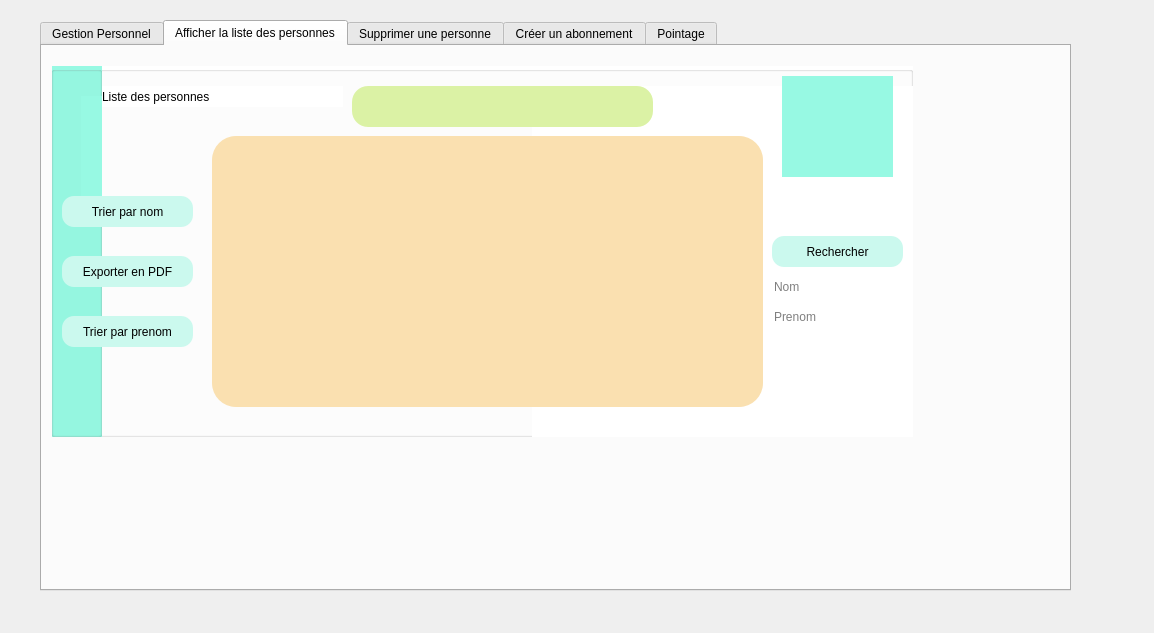
<?xml version="1.0" encoding="UTF-8"?>
<ui version="4.0">
 <class>Personnel</class>
 <widget class="QDialog" name="Personnel">
  <property name="geometry">
   <rect>
    <x>0</x>
    <y>0</y>
    <width>1154</width>
    <height>633</height>
   </rect>
  </property>
  <property name="windowTitle">
   <string>Dialog</string>
  </property>
  <widget class="QTabWidget" name="Gestion_client">
   <property name="geometry">
    <rect>
     <x>40</x>
     <y>20</y>
     <width>1031</width>
     <height>571</height>
    </rect>
   </property>
   <property name="styleSheet">
    <string notr="true"/>
   </property>
   <property name="currentIndex">
    <number>1</number>
   </property>
   <widget class="QWidget" name="gestion_personnel">
    <attribute name="title">
     <string>Gestion Personnel</string>
    </attribute>
    <widget class="QGroupBox" name="groupBox_2">
     <property name="geometry">
      <rect>
       <x>40</x>
       <y>20</y>
       <width>801</width>
       <height>371</height>
      </rect>
     </property>
     <property name="styleSheet">
      <string notr="true">background-color: rgb(255, 255, 255);</string>
     </property>
     <property name="title">
      <string/>
     </property>
     <widget class="QLabel" name="label_11">
      <property name="geometry">
       <rect>
        <x>320</x>
        <y>0</y>
        <width>521</width>
        <height>401</height>
       </rect>
      </property>
      <property name="text">
       <string/>
      </property>
      <property name="pixmap">
       <pixmap>../../../../../ISMAEL/Downloads/app (1)/qt/1x/Fichier 5.png</pixmap>
      </property>
      <property name="scaledContents">
       <bool>true</bool>
      </property>
     </widget>
     <widget class="QGroupBox" name="groupBox_3">
      <property name="geometry">
       <rect>
        <x>170</x>
        <y>50</y>
        <width>331</width>
        <height>311</height>
       </rect>
      </property>
      <property name="styleSheet">
       <string notr="true">background-color: rgb(250, 224, 176);
border-radius:24px;</string>
      </property>
      <property name="title">
       <string/>
      </property>
      <widget class="QLabel" name="label_12">
       <property name="geometry">
        <rect>
         <x>120</x>
         <y>10</y>
         <width>91</width>
         <height>81</height>
        </rect>
       </property>
       <property name="text">
        <string/>
       </property>
       <property name="pixmap">
        <pixmap>../../../../../ISMAEL/Downloads/Downloads/client.png</pixmap>
       </property>
       <property name="scaledContents">
        <bool>true</bool>
       </property>
      </widget>
      <widget class="QLineEdit" name="id_personnel">
       <property name="geometry">
        <rect>
         <x>20</x>
         <y>130</y>
         <width>141</width>
         <height>21</height>
        </rect>
       </property>
       <property name="styleSheet">
        <string notr="true">background-color: rgb(255, 255, 255);
border-radius:10px;</string>
       </property>
       <property name="placeholderText">
        <string>ID</string>
       </property>
      </widget>
      <widget class="QPushButton" name="pb_ajouter">
       <property name="geometry">
        <rect>
         <x>120</x>
         <y>262</y>
         <width>91</width>
         <height>31</height>
        </rect>
       </property>
       <property name="styleSheet">
        <string notr="true">QPushButton{
background-color: rgb(203, 249, 238);
border-radius:12px;
font: 12pt &quot;Book Antiqua&quot;;
}
QPushButton:hover{
	background-color: rgb(71, 255, 243);
}</string>
       </property>
       <property name="text">
        <string>Ajouter</string>
       </property>
      </widget>
      <widget class="QLineEdit" name="le_nom">
       <property name="geometry">
        <rect>
         <x>170</x>
         <y>130</y>
         <width>141</width>
         <height>21</height>
        </rect>
       </property>
       <property name="styleSheet">
        <string notr="true">background-color: rgb(255, 255, 255);
border-radius:10px;</string>
       </property>
       <property name="placeholderText">
        <string>Nom</string>
       </property>
      </widget>
      <widget class="QLineEdit" name="le_num_tel">
       <property name="geometry">
        <rect>
         <x>170</x>
         <y>170</y>
         <width>141</width>
         <height>21</height>
        </rect>
       </property>
       <property name="styleSheet">
        <string notr="true">background-color: rgb(255, 255, 255);
border-radius:10px;</string>
       </property>
       <property name="placeholderText">
        <string>Num Tél</string>
       </property>
      </widget>
      <widget class="QLineEdit" name="le_prenom">
       <property name="geometry">
        <rect>
         <x>20</x>
         <y>170</y>
         <width>141</width>
         <height>21</height>
        </rect>
       </property>
       <property name="styleSheet">
        <string notr="true">background-color: rgb(255, 255, 255);
border-radius:10px;</string>
       </property>
       <property name="placeholderText">
        <string>Prenom</string>
       </property>
      </widget>
      <widget class="QLineEdit" name="le_email">
       <property name="geometry">
        <rect>
         <x>20</x>
         <y>220</y>
         <width>141</width>
         <height>21</height>
        </rect>
       </property>
       <property name="styleSheet">
        <string notr="true">background-color: rgb(255, 255, 255);
border-radius:10px;</string>
       </property>
       <property name="placeholderText">
        <string>email</string>
       </property>
      </widget>
      <widget class="QComboBox" name="le_sexe">
       <property name="geometry">
        <rect>
         <x>180</x>
         <y>222</y>
         <width>121</width>
         <height>20</height>
        </rect>
       </property>
       <item>
        <property name="text">
         <string>fille</string>
        </property>
       </item>
       <item>
        <property name="text">
         <string>garcon</string>
        </property>
       </item>
       <item>
        <property name="text">
         <string/>
        </property>
       </item>
      </widget>
     </widget>
     <widget class="QLabel" name="label_13">
      <property name="geometry">
       <rect>
        <x>680</x>
        <y>10</y>
        <width>111</width>
        <height>101</height>
       </rect>
      </property>
      <property name="styleSheet">
       <string notr="true">
background-color: rgb(151, 249, 227);</string>
      </property>
      <property name="text">
       <string/>
      </property>
      <property name="pixmap">
       <pixmap>../../../../../ISMAEL/Downloads/Downloads/311049087_853191362701555_96167479992419810_n.png</pixmap>
      </property>
      <property name="scaledContents">
       <bool>true</bool>
      </property>
     </widget>
     <widget class="QGroupBox" name="groupBox_4">
      <property name="geometry">
       <rect>
        <x>-1</x>
        <y>0</y>
        <width>51</width>
        <height>371</height>
       </rect>
      </property>
      <property name="styleSheet">
       <string notr="true">background-color: rgb(151, 249, 227);</string>
      </property>
      <property name="title">
       <string/>
      </property>
     </widget>
     <widget class="QLabel" name="qrcodecommande">
      <property name="enabled">
       <bool>true</bool>
      </property>
      <property name="geometry">
       <rect>
        <x>550</x>
        <y>90</y>
        <width>200</width>
        <height>200</height>
       </rect>
      </property>
      <property name="sizePolicy">
       <sizepolicy hsizetype="Fixed" vsizetype="Fixed">
        <horstretch>0</horstretch>
        <verstretch>0</verstretch>
       </sizepolicy>
      </property>
      <property name="minimumSize">
       <size>
        <width>200</width>
        <height>200</height>
       </size>
      </property>
      <property name="maximumSize">
       <size>
        <width>200</width>
        <height>200</height>
       </size>
      </property>
      <property name="text">
       <string/>
      </property>
     </widget>
     <widget class="QPushButton" name="qrcodegen">
      <property name="geometry">
       <rect>
        <x>620</x>
        <y>300</y>
        <width>91</width>
        <height>31</height>
       </rect>
      </property>
      <property name="styleSheet">
       <string notr="true">QPushButton{
background-color: rgb(203, 249, 238);
border-radius:12px;
font: 12pt &quot;Book Antiqua&quot;;
}
QPushButton:hover{
	background-color: rgb(71, 255, 243);
}</string>
      </property>
      <property name="text">
       <string>Qr Code</string>
      </property>
     </widget>
    </widget>
   </widget>
   <widget class="QWidget" name="tab_5">
    <attribute name="title">
     <string>Afficher la liste des personnes</string>
    </attribute>
    <widget class="QGroupBox" name="groupBox_7">
     <property name="geometry">
      <rect>
       <x>10</x>
       <y>20</y>
       <width>861</width>
       <height>371</height>
      </rect>
     </property>
     <property name="styleSheet">
      <string notr="true">background-color: rgb(255, 255, 255);</string>
     </property>
     <property name="title">
      <string/>
     </property>
     <widget class="QLabel" name="label_15">
      <property name="geometry">
       <rect>
        <x>480</x>
        <y>20</y>
        <width>401</width>
        <height>371</height>
       </rect>
      </property>
      <property name="text">
       <string/>
      </property>
      <property name="pixmap">
       <pixmap>../../../../../ISMAEL/Downloads/app (1)/qt/1x/Fichier 5.png</pixmap>
      </property>
      <property name="scaledContents">
       <bool>true</bool>
      </property>
     </widget>
     <widget class="QGroupBox" name="groupBox_17">
      <property name="geometry">
       <rect>
        <x>160</x>
        <y>70</y>
        <width>551</width>
        <height>271</height>
       </rect>
      </property>
      <property name="styleSheet">
       <string notr="true">background-color: rgb(250, 224, 176);
border-radius:24px;</string>
      </property>
      <property name="title">
       <string/>
      </property>
      <widget class="QTableView" name="table_personnel">
       <property name="geometry">
        <rect>
         <x>15</x>
         <y>20</y>
         <width>521</width>
         <height>231</height>
        </rect>
       </property>
      </widget>
     </widget>
     <widget class="QLabel" name="label_16">
      <property name="geometry">
       <rect>
        <x>730</x>
        <y>10</y>
        <width>111</width>
        <height>101</height>
       </rect>
      </property>
      <property name="styleSheet">
       <string notr="true">
background-color: rgb(151, 249, 227);</string>
      </property>
      <property name="text">
       <string/>
      </property>
      <property name="pixmap">
       <pixmap>../../../../../ISMAEL/Downloads/Downloads/311049087_853191362701555_96167479992419810_n.png</pixmap>
      </property>
      <property name="scaledContents">
       <bool>true</bool>
      </property>
     </widget>
     <widget class="QGroupBox" name="groupBox_18">
      <property name="geometry">
       <rect>
        <x>-1</x>
        <y>0</y>
        <width>51</width>
        <height>371</height>
       </rect>
      </property>
      <property name="styleSheet">
       <string notr="true">background-color: rgb(151, 249, 227);</string>
      </property>
      <property name="title">
       <string/>
      </property>
      <widget class="QLabel" name="label_36">
       <property name="geometry">
        <rect>
         <x>30</x>
         <y>30</y>
         <width>111</width>
         <height>101</height>
        </rect>
       </property>
       <property name="styleSheet">
        <string notr="true">
background-color: rgb(151, 249, 227);</string>
       </property>
       <property name="text">
        <string/>
       </property>
       <property name="pixmap">
        <pixmap>../../../../../ISMAEL/Downloads/Downloads/311049087_853191362701555_96167479992419810_n.png</pixmap>
       </property>
       <property name="scaledContents">
        <bool>true</bool>
       </property>
      </widget>
     </widget>
     <widget class="QLabel" name="label_17">
      <property name="geometry">
       <rect>
        <x>50</x>
        <y>20</y>
        <width>241</width>
        <height>21</height>
       </rect>
      </property>
      <property name="styleSheet">
       <string notr="true">font: 20pt &quot;Book Antiqua&quot;;</string>
      </property>
      <property name="text">
       <string>Liste des personnes</string>
      </property>
     </widget>
     <widget class="QLineEdit" name="lineEdit_rech">
      <property name="geometry">
       <rect>
        <x>300</x>
        <y>20</y>
        <width>301</width>
        <height>41</height>
       </rect>
      </property>
      <property name="styleSheet">
       <string notr="true">QLineEdit{
border-radius:16px;
background-color: rgb(219, 242, 165);
}

QLineEdit:hover{
	background-color: rgb(222, 242, 121);
}</string>
      </property>
     </widget>
     <widget class="QLabel" name="label_22">
      <property name="geometry">
       <rect>
        <x>550</x>
        <y>30</y>
        <width>21</width>
        <height>21</height>
       </rect>
      </property>
      <property name="styleSheet">
       <string notr="true">background-color: rgb(219, 242, 165);</string>
      </property>
      <property name="text">
       <string/>
      </property>
      <property name="pixmap">
       <pixmap>../../../../../ISMAEL/Downloads/Downloads/chercher.png</pixmap>
      </property>
      <property name="scaledContents">
       <bool>true</bool>
      </property>
     </widget>
     <widget class="QPushButton" name="pb_tri_nom">
      <property name="geometry">
       <rect>
        <x>10</x>
        <y>130</y>
        <width>131</width>
        <height>31</height>
       </rect>
      </property>
      <property name="styleSheet">
       <string notr="true">QPushButton{
background-color: rgb(203, 249, 238);
border-radius:12px;
font: 12pt &quot;Book Antiqua&quot;;
}
</string>
      </property>
      <property name="text">
       <string>Trier par nom</string>
      </property>
     </widget>
     <widget class="QPushButton" name="pb_pdf">
      <property name="geometry">
       <rect>
        <x>10</x>
        <y>190</y>
        <width>131</width>
        <height>31</height>
       </rect>
      </property>
      <property name="styleSheet">
       <string notr="true">QPushButton{
background-color: rgb(203, 249, 238);
border-radius:12px;
font: 12pt &quot;Book Antiqua&quot;;
}
</string>
      </property>
      <property name="text">
       <string>Exporter en PDF</string>
      </property>
     </widget>
     <widget class="QPushButton" name="pb_tri_prenom">
      <property name="geometry">
       <rect>
        <x>10</x>
        <y>250</y>
        <width>131</width>
        <height>31</height>
       </rect>
      </property>
      <property name="styleSheet">
       <string notr="true">QPushButton{
background-color: rgb(203, 249, 238);
border-radius:12px;
font: 12pt &quot;Book Antiqua&quot;;
}
</string>
      </property>
      <property name="text">
       <string>Trier par prenom</string>
      </property>
     </widget>
     <widget class="QLineEdit" name="Search_Nom">
      <property name="geometry">
       <rect>
        <x>720</x>
        <y>210</y>
        <width>141</width>
        <height>21</height>
       </rect>
      </property>
      <property name="styleSheet">
       <string notr="true">background-color: rgb(255, 255, 255);
border-radius:10px;</string>
      </property>
      <property name="placeholderText">
       <string>Nom</string>
      </property>
     </widget>
     <widget class="QPushButton" name="pb_tri_nom_2">
      <property name="geometry">
       <rect>
        <x>720</x>
        <y>170</y>
        <width>131</width>
        <height>31</height>
       </rect>
      </property>
      <property name="styleSheet">
       <string notr="true">QPushButton{
background-color: rgb(203, 249, 238);
border-radius:12px;
font: 12pt &quot;Book Antiqua&quot;;
}
</string>
      </property>
      <property name="text">
       <string>Rechercher</string>
      </property>
     </widget>
     <widget class="QLineEdit" name="Search_Prenom">
      <property name="geometry">
       <rect>
        <x>720</x>
        <y>240</y>
        <width>141</width>
        <height>21</height>
       </rect>
      </property>
      <property name="styleSheet">
       <string notr="true">background-color: rgb(255, 255, 255);
border-radius:10px;</string>
      </property>
      <property name="placeholderText">
       <string>Prenom</string>
      </property>
     </widget>
     <zorder>label_15</zorder>
     <zorder>label_16</zorder>
     <zorder>label_17</zorder>
     <zorder>groupBox_18</zorder>
     <zorder>groupBox_17</zorder>
     <zorder>lineEdit_rech</zorder>
     <zorder>label_22</zorder>
     <zorder>pb_tri_nom</zorder>
     <zorder>pb_pdf</zorder>
     <zorder>pb_tri_prenom</zorder>
     <zorder>Search_Nom</zorder>
     <zorder>pb_tri_nom_2</zorder>
     <zorder>Search_Prenom</zorder>
    </widget>
   </widget>
   <widget class="QWidget" name="tab_6">
    <attribute name="title">
     <string>Supprimer une personne</string>
    </attribute>
    <widget class="QGroupBox" name="groupBox_5">
     <property name="geometry">
      <rect>
       <x>40</x>
       <y>20</y>
       <width>801</width>
       <height>371</height>
      </rect>
     </property>
     <property name="styleSheet">
      <string notr="true">background-color: rgb(255, 255, 255);</string>
     </property>
     <property name="title">
      <string/>
     </property>
     <widget class="QLabel" name="label_19">
      <property name="geometry">
       <rect>
        <x>320</x>
        <y>0</y>
        <width>481</width>
        <height>371</height>
       </rect>
      </property>
      <property name="text">
       <string/>
      </property>
      <property name="pixmap">
       <pixmap>../../../../../ISMAEL/Downloads/app (1)/qt/1x/Fichier 5.png</pixmap>
      </property>
      <property name="scaledContents">
       <bool>true</bool>
      </property>
     </widget>
     <widget class="QGroupBox" name="groupBox_6">
      <property name="geometry">
       <rect>
        <x>230</x>
        <y>20</y>
        <width>331</width>
        <height>311</height>
       </rect>
      </property>
      <property name="styleSheet">
       <string notr="true">background-color: rgb(250, 224, 176);
border-radius:24px;</string>
      </property>
      <property name="title">
       <string/>
      </property>
      <widget class="QLineEdit" name="le_id">
       <property name="geometry">
        <rect>
         <x>70</x>
         <y>140</y>
         <width>181</width>
         <height>41</height>
        </rect>
       </property>
       <property name="styleSheet">
        <string notr="true">background-color: rgb(255, 255, 255);
border-radius:10px;</string>
       </property>
       <property name="placeholderText">
        <string>ID</string>
       </property>
      </widget>
      <widget class="QPushButton" name="pb_supp">
       <property name="geometry">
        <rect>
         <x>110</x>
         <y>220</y>
         <width>101</width>
         <height>31</height>
        </rect>
       </property>
       <property name="styleSheet">
        <string notr="true">background-color: rgb(203, 249, 238);
border-radius:12px;
font: 12pt &quot;Book Antiqua&quot;;</string>
       </property>
       <property name="text">
        <string>Supprimer</string>
       </property>
      </widget>
      <widget class="QLabel" name="label_20">
       <property name="geometry">
        <rect>
         <x>120</x>
         <y>10</y>
         <width>81</width>
         <height>81</height>
        </rect>
       </property>
       <property name="text">
        <string/>
       </property>
       <property name="pixmap">
        <pixmap>../../../../../ISMAEL/Downloads/Downloads/supprimer-lutilisateur (1).png</pixmap>
       </property>
       <property name="scaledContents">
        <bool>true</bool>
       </property>
      </widget>
     </widget>
     <widget class="QLabel" name="label_21">
      <property name="geometry">
       <rect>
        <x>680</x>
        <y>10</y>
        <width>111</width>
        <height>101</height>
       </rect>
      </property>
      <property name="styleSheet">
       <string notr="true">
background-color: rgb(151, 249, 227);</string>
      </property>
      <property name="text">
       <string/>
      </property>
      <property name="pixmap">
       <pixmap>../../../../../ISMAEL/Downloads/Downloads/311049087_853191362701555_96167479992419810_n.png</pixmap>
      </property>
      <property name="scaledContents">
       <bool>true</bool>
      </property>
     </widget>
     <widget class="QGroupBox" name="groupBox_8">
      <property name="geometry">
       <rect>
        <x>-1</x>
        <y>0</y>
        <width>51</width>
        <height>371</height>
       </rect>
      </property>
      <property name="styleSheet">
       <string notr="true">background-color: rgb(151, 249, 227);</string>
      </property>
      <property name="title">
       <string/>
      </property>
     </widget>
    </widget>
   </widget>
   <widget class="QWidget" name="tab_8">
    <attribute name="title">
     <string>Créer un abonnement</string>
    </attribute>
    <widget class="QGroupBox" name="groupBox_12">
     <property name="geometry">
      <rect>
       <x>40</x>
       <y>20</y>
       <width>801</width>
       <height>371</height>
      </rect>
     </property>
     <property name="styleSheet">
      <string notr="true">background-color: rgb(255, 255, 255);</string>
     </property>
     <property name="title">
      <string/>
     </property>
     <widget class="QLabel" name="label_26">
      <property name="geometry">
       <rect>
        <x>320</x>
        <y>0</y>
        <width>481</width>
        <height>371</height>
       </rect>
      </property>
      <property name="text">
       <string/>
      </property>
      <property name="pixmap">
       <pixmap>../../../../../ISMAEL/Downloads/app (1)/qt/1x/Fichier 5.png</pixmap>
      </property>
      <property name="scaledContents">
       <bool>true</bool>
      </property>
     </widget>
     <widget class="QLabel" name="label_31">
      <property name="geometry">
       <rect>
        <x>680</x>
        <y>10</y>
        <width>111</width>
        <height>101</height>
       </rect>
      </property>
      <property name="styleSheet">
       <string notr="true">
background-color: rgb(151, 249, 227);</string>
      </property>
      <property name="text">
       <string/>
      </property>
      <property name="pixmap">
       <pixmap>../../../../../ISMAEL/Downloads/Downloads/311049087_853191362701555_96167479992419810_n.png</pixmap>
      </property>
      <property name="scaledContents">
       <bool>true</bool>
      </property>
     </widget>
     <widget class="QGroupBox" name="groupBox_14">
      <property name="geometry">
       <rect>
        <x>-1</x>
        <y>0</y>
        <width>51</width>
        <height>371</height>
       </rect>
      </property>
      <property name="styleSheet">
       <string notr="true">background-color: rgb(151, 249, 227);</string>
      </property>
      <property name="title">
       <string/>
      </property>
     </widget>
     <widget class="QScrollArea" name="scrollArea">
      <property name="geometry">
       <rect>
        <x>270</x>
        <y>110</y>
        <width>271</width>
        <height>191</height>
       </rect>
      </property>
      <property name="widgetResizable">
       <bool>true</bool>
      </property>
      <widget class="QWidget" name="scrollAreaWidgetContents_2">
       <property name="geometry">
        <rect>
         <x>0</x>
         <y>0</y>
         <width>269</width>
         <height>189</height>
        </rect>
       </property>
      </widget>
     </widget>
     <widget class="QPushButton" name="opcionesPushButton">
      <property name="geometry">
       <rect>
        <x>260</x>
        <y>70</y>
        <width>281</width>
        <height>28</height>
       </rect>
      </property>
      <property name="text">
       <string>Options</string>
      </property>
     </widget>
    </widget>
   </widget>
   <widget class="QWidget" name="tab_4">
    <attribute name="title">
     <string>Pointage</string>
    </attribute>
    <widget class="QLabel" name="L_Etat">
     <property name="geometry">
      <rect>
       <x>430</x>
       <y>170</y>
       <width>47</width>
       <height>14</height>
      </rect>
     </property>
     <property name="text">
      <string>ON</string>
     </property>
    </widget>
    <widget class="QLabel" name="label_10">
     <property name="geometry">
      <rect>
       <x>300</x>
       <y>230</y>
       <width>47</width>
       <height>14</height>
      </rect>
     </property>
     <property name="text">
      <string>Lampe2</string>
     </property>
    </widget>
    <widget class="QPushButton" name="pb_ON">
     <property name="geometry">
      <rect>
       <x>420</x>
       <y>110</y>
       <width>75</width>
       <height>23</height>
      </rect>
     </property>
     <property name="text">
      <string>ON</string>
     </property>
    </widget>
    <widget class="QPushButton" name="pb_OFF">
     <property name="geometry">
      <rect>
       <x>550</x>
       <y>110</y>
       <width>75</width>
       <height>23</height>
      </rect>
     </property>
     <property name="text">
      <string>OFF</string>
     </property>
    </widget>
    <widget class="QPushButton" name="pb_down">
     <property name="geometry">
      <rect>
       <x>550</x>
       <y>220</y>
       <width>75</width>
       <height>23</height>
      </rect>
     </property>
     <property name="text">
      <string>-</string>
     </property>
    </widget>
    <widget class="QLabel" name="label_9">
     <property name="geometry">
      <rect>
       <x>300</x>
       <y>170</y>
       <width>47</width>
       <height>14</height>
      </rect>
     </property>
     <property name="text">
      <string>Etat lampe</string>
     </property>
    </widget>
    <widget class="QPushButton" name="pb_up">
     <property name="geometry">
      <rect>
       <x>420</x>
       <y>220</y>
       <width>75</width>
       <height>23</height>
      </rect>
     </property>
     <property name="text">
      <string>+</string>
     </property>
    </widget>
    <widget class="QLabel" name="label_8">
     <property name="geometry">
      <rect>
       <x>300</x>
       <y>110</y>
       <width>47</width>
       <height>14</height>
      </rect>
     </property>
     <property name="text">
      <string>Lampe1</string>
     </property>
    </widget>
   </widget>
  </widget>
 </widget>
 <resources/>
 <connections/>
</ui>
